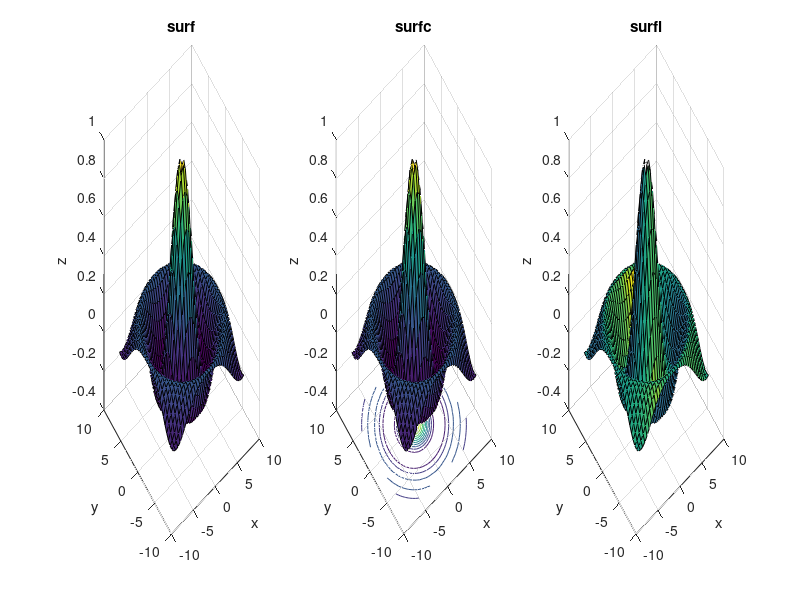

This figure's MATLAB source:
% surf surfc surfl (light)
[x,y]=meshgrid(-8:0.5:8);
z=sin(sqrt(x.^2+y.^2))./sqrt(x.^2+y.^2);
subplot(1,3,1)
surf(x,y,z);
xlabel('x');ylabel('y');zlabel('z');
title('surf');
subplot(1,3,2)
surfc(x,y,z);
xlabel('x');ylabel('y');zlabel('z');
title('surfc');
subplot(1,3,3)
surfl(x,y,z);
xlabel('x');ylabel('y');zlabel('z');
title('surfl');